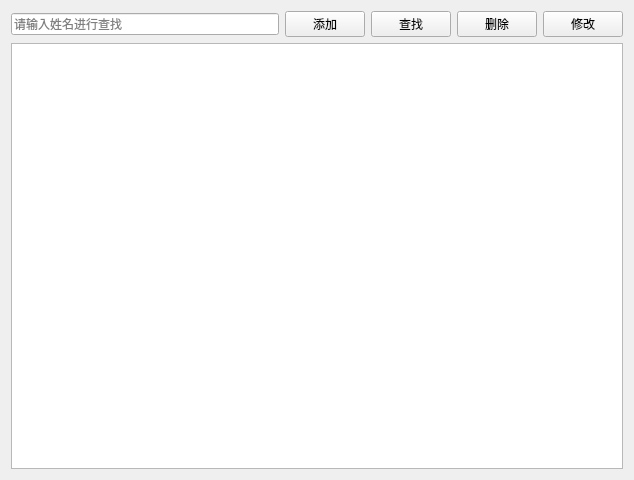
<?xml version="1.0" encoding="UTF-8"?>
<ui version="4.0">
 <class>PatientView</class>
 <widget class="QWidget" name="PatientView">
  <property name="geometry">
   <rect>
    <x>0</x>
    <y>0</y>
    <width>634</width>
    <height>480</height>
   </rect>
  </property>
  <property name="windowTitle">
   <string>患者管理</string>
  </property>
  <layout class="QVBoxLayout" name="verticalLayout">
   <item>
    <layout class="QHBoxLayout" name="horizontalLayout">
     <item>
      <widget class="QLineEdit" name="txtSearch">
       <property name="placeholderText">
        <string>请输入姓名进行查找</string>
       </property>
      </widget>
     </item>
     <item>
      <widget class="QPushButton" name="btAdd">
       <property name="text">
        <string>添加</string>
       </property>
      </widget>
     </item>
     <item>
      <widget class="QPushButton" name="btSearch">
       <property name="text">
        <string>查找</string>
       </property>
      </widget>
     </item>
     <item>
      <widget class="QPushButton" name="btDelete">
       <property name="text">
        <string>删除</string>
       </property>
      </widget>
     </item>
     <item>
      <widget class="QPushButton" name="btEdit">
       <property name="text">
        <string>修改</string>
       </property>
      </widget>
     </item>
    </layout>
   </item>
   <item>
    <widget class="QTableView" name="tableView"/>
   </item>
  </layout>
 </widget>
 <resources/>
 <connections/>
</ui>
